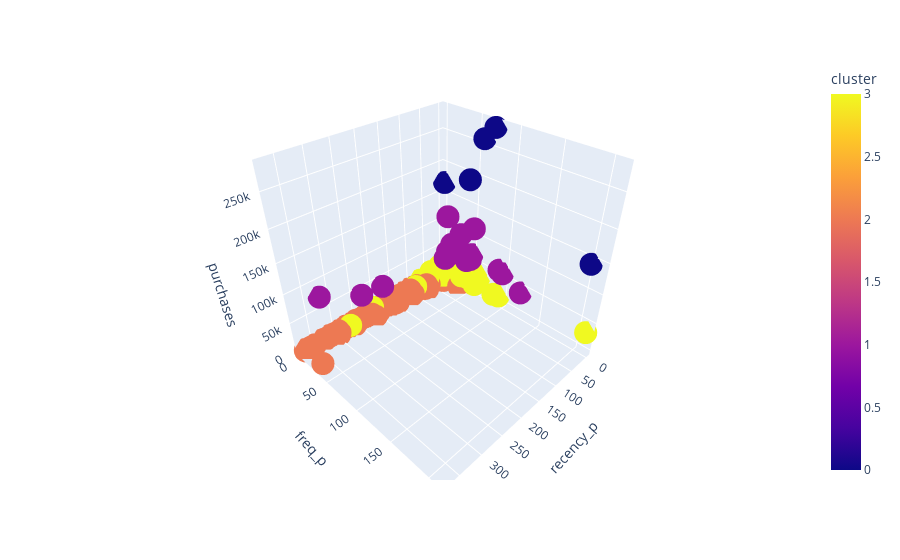

Notebook source saved alongside this figure:
### Markdown cell above
## 9.1. Visualization Inspection

### Code cell
fig = px.scatter_3d(df9, x='recency_p', y='freq_p', z='purchases', color='cluster')
fig.show()

### Figure 1 — Plotly figure (JSON) as saved in the notebook; plotly's stock layout.template omitted (floating-point values rounded to 4 significant figures; data arrays with more than 128 entries replaced by an {"elided": "..."} marker saying what was removed)
{"data": [{"hovertemplate": "recency_p=%{x}<br>freq_p=%{y}<br>purchases=%{z}<br>cluster=%{marker.color}<extra></extra>", "legendgroup": "", "marker": {"color": {"elided": "4371 int values"}, "coloraxis": "coloraxis", "symbol": "circle"}, "mode": "markers", "name": "", "scene": "scene", "showlegend": false, "type": "scatter3d", "x": {"elided": "4371 int values"}, "y": {"elided": "4371 int values"}, "z": {"elided": "4371 float values"}}], "layout": {"coloraxis": {"colorbar": {"title": {"text": "cluster"}}, "colorscale": [[0, "#0d0887"], [0.1111, "#46039f"], [0.2222, "#7201a8"], [0.3333, "#9c179e"], [0.4444, "#bd3786"], [0.5556, "#d8576b"], [0.6667, "#ed7953"], [0.7778, "#fb9f3a"], [0.8889, "#fdca26"], [1, "#f0f921"]]}, "legend": {"tracegroupgap": 0}, "margin": {"t": 60}, "scene": {"domain": {"x": [0, 1], "y": [0, 1]}, "xaxis": {"title": {"text": "recency_p"}}, "yaxis": {"title": {"text": "freq_p"}}, "zaxis": {"title": {"text": "purchases"}}}}}
